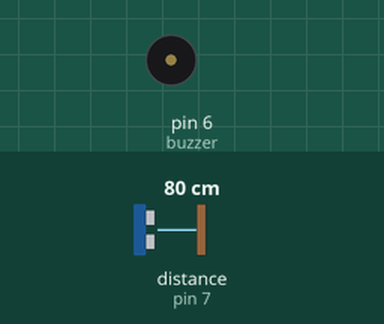
Simulated run of this sketch. Board: Arduino Uno, built with avr-gcc and run on an emulated ATmega328P. Shown: buzzer (waves = sounding). Wiring (inferred from the names in the program): ultrasonic range finder: trigger pin 8; echo pin 7. Inputs (shaded band) come from the test bench; at power-on: distance to the obstacle (sensor on pin 7) 80 cm. The echo pulse lasts 58.3 µs per cm.

Above: at 1.2 s.
1.3 s: distance to the obstacle (sensor on pin 7) set to 44 cm
2.8 s: distance to the obstacle (sensor on pin 7) set to 36 cm
At 4.0 s:
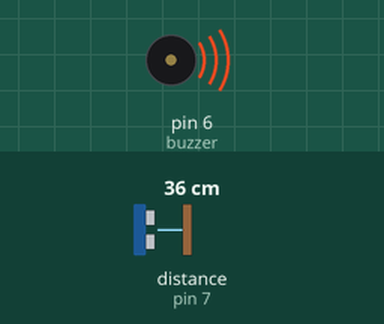
4.3 s: distance to the obstacle (sensor on pin 7) set to 6 cm
At 5.0 s:
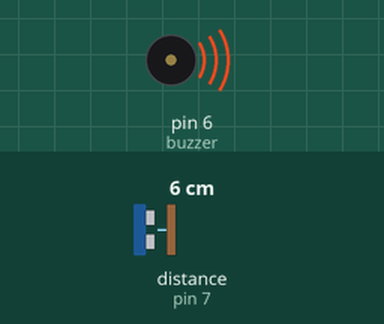
5.8 s: distance to the obstacle (sensor on pin 7) set to 3 cm
At 6.5 s:
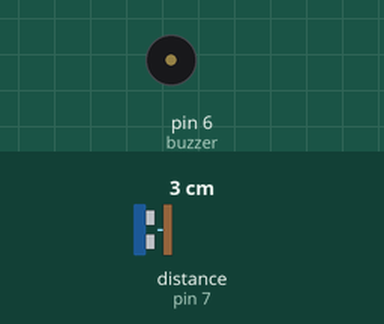
7.3 s: distance to the obstacle (sensor on pin 7) set to 9 cm
At 8.6 s:
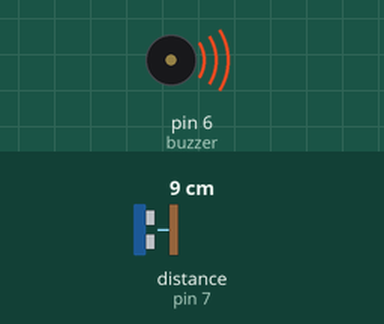
Timing chart, 0 to 9.8 s (numbered marks = the images above; inputs shaded):
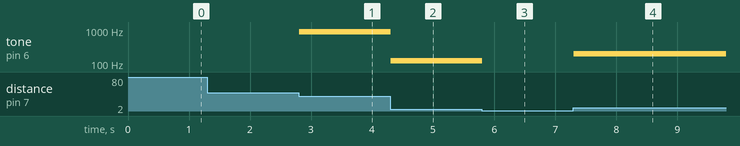

Measured:
- the behaviour switches between 41 and 40 cm on distance to the obstacle (sensor on pin 7) (found by bisection; images 0 and 1)
- the behaviour switches between 5 and 4 cm on distance to the obstacle (sensor on pin 7) (found by bisection; images 2 and 3)
- after the input at 1.3 s, every drawn part: stays the same
- after the input at 2.8 s, tone on pin 6 (buzzer): silent → 897 Hz at once
- after the input at 4.3 s, tone on pin 6 (buzzer): 897 Hz → 125 Hz at once
- after the input at 5.8 s, tone on pin 6 (buzzer): 125 Hz → silent at once
- after the input at 7.3 s, tone on pin 6 (buzzer): silent → 202 Hz at once

The sketch:

sketch_jan24a.ino
```cpp
#define Trig 8
#define Echo 7
#define buzzer 6

void setup()
{
  pinMode(Trig, OUTPUT);
  pinMode(Echo, INPUT);
  pinMode(buzzer, OUTPUT);
}

int impulseTime=0;
int distance_sm=0;
void loop()
{
  digitalWrite(Trig, HIGH);
  delayMicroseconds(10);
  digitalWrite(Trig, LOW);
  impulseTime=pulseIn(Echo, HIGH);
  distance_sm=impulseTime/58;

  if(distance_sm<5 || distance_sm>40) noTone(buzzer);
  else{
 int sound = map(distance_sm, 5, 40, 100, 1000);

 tone(buzzer, sound);
  }

  delay(10);
}
```
